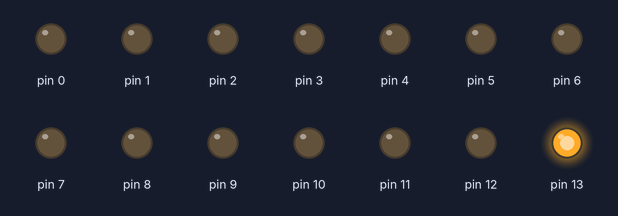
This sketch was run on a simulated Arduino Uno, built with avr-gcc and run on an emulated ATmega328P. Parts: output pins drawn as LEDs (lit = HIGH).

Above: at 0.05 s.
At 1.25 s:
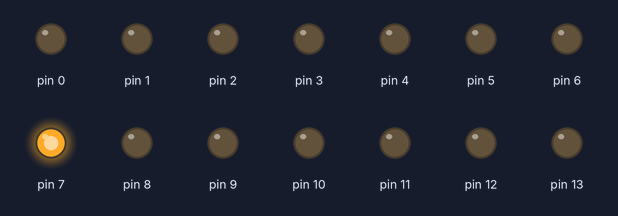
At 2.65 s:
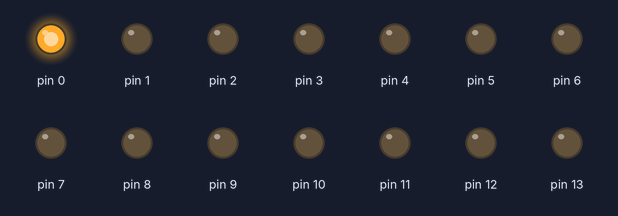
At 5.35 s:
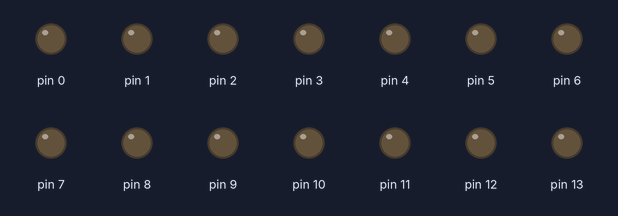
At 7.85 s:
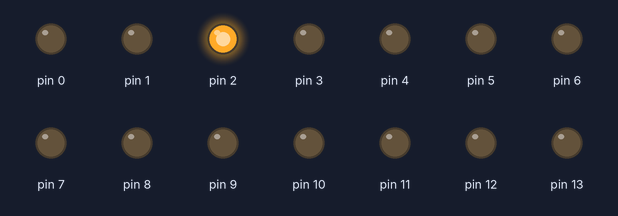
At 10.85 s:
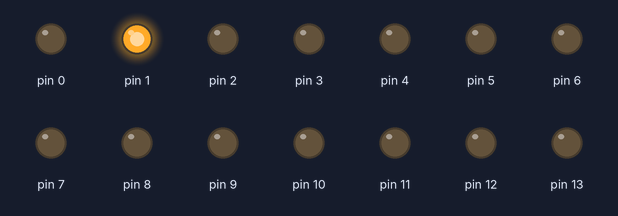
Timing chart, 0 to 11.2 s (numbered marks = the images above):
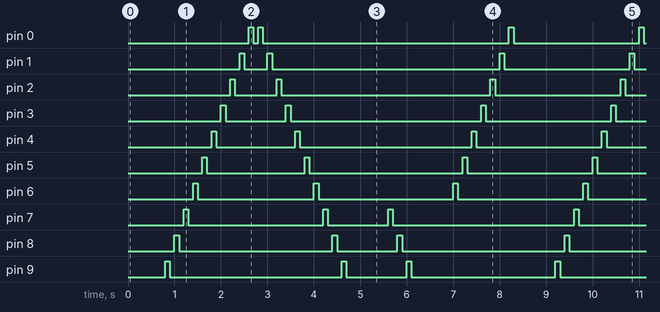

The sketch:

secuenciador_de_led__FOR_.ino
```cpp
int luz ;
int t = 100;
void setup() {

                      //izquierda a derecha
  for(luz=13;luz>=0;luz--){
  pinMode(luz,OUTPUT);

  }
                   //derecha a izquerda
   for(luz=0;luz<=13;luz++){
  pinMode(luz,OUTPUT);
  }
                        //del medio al final
    for(luz=7;luz <= 13; luz++) {
   pinMode(luz, OUTPUT);

  }
                     //del medio al rpincipio
    for(luz=7;luz >= 0; luz--) {
    pinMode(luz, OUTPUT);
   }
}

void loop() {
                    //del final al inicio
  for(luz=13;luz>=0;luz--){


  digitalWrite(luz,1);
   delay(t);
   digitalWrite(luz,0);
   delay(t);
  }
                     //del inicio al final
    for(luz=0;luz<=13;luz++){


  digitalWrite(luz,1);
   delay(t);
   digitalWrite(luz,0);
   delay(t);
  }

                    //del centro al final
    for(luz=7;luz<=13;luz++) {


  digitalWrite(luz,1);
   delay(t);
   digitalWrite(luz,0);
   delay(t);

  }
                    //del centro al principio
   for (luz=6;luz >= 0; luz--){
    digitalWrite(luz,1);
   delay(t);
   digitalWrite(luz,0);
   delay(t);
   }

}
```

Measured:
- by itself, pin 0: repeats every 8.4 s: LOW 0.10 s, HIGH 0.10 s, LOW 5.3 s, HIGH 0.10 s, LOW 2.7 s, HIGH 0.10 s
- by itself, pin 1: repeats every 8.4 s: LOW 0.50 s, HIGH 0.10 s, LOW 4.9 s, HIGH 0.10 s, LOW 2.7 s, HIGH 0.10 s
- by itself, pin 2: repeats every 8.4 s: LOW 0.90 s, HIGH 0.10 s, LOW 4.5 s, HIGH 0.10 s, LOW 2.7 s, HIGH 0.10 s
- by itself, pin 3: repeats every 8.4 s: LOW 1.3 s, HIGH 0.10 s, LOW 4.1 s, HIGH 0.10 s, LOW 2.7 s, HIGH 0.10 s
- by itself, pin 4: repeats every 8.4 s: LOW 1.7 s, HIGH 0.10 s, LOW 3.7 s, HIGH 0.10 s, LOW 2.7 s, HIGH 0.10 s
- by itself, pin 5: repeats every 8.4 s: LOW 2.1 s, HIGH 0.10 s, LOW 3.3 s, HIGH 0.10 s, LOW 2.7 s, HIGH 0.10 s
- by itself, pin 6: repeats every 8.4 s: LOW 2.5 s, HIGH 0.10 s, LOW 2.9 s, HIGH 0.10 s, LOW 2.7 s, HIGH 0.10 s
- by itself, pin 7: repeats every 8.4 s: LOW 2.9 s, HIGH 0.10 s, LOW 1.3 s, HIGH 0.10 s, LOW 3.9 s, HIGH 0.10 s
